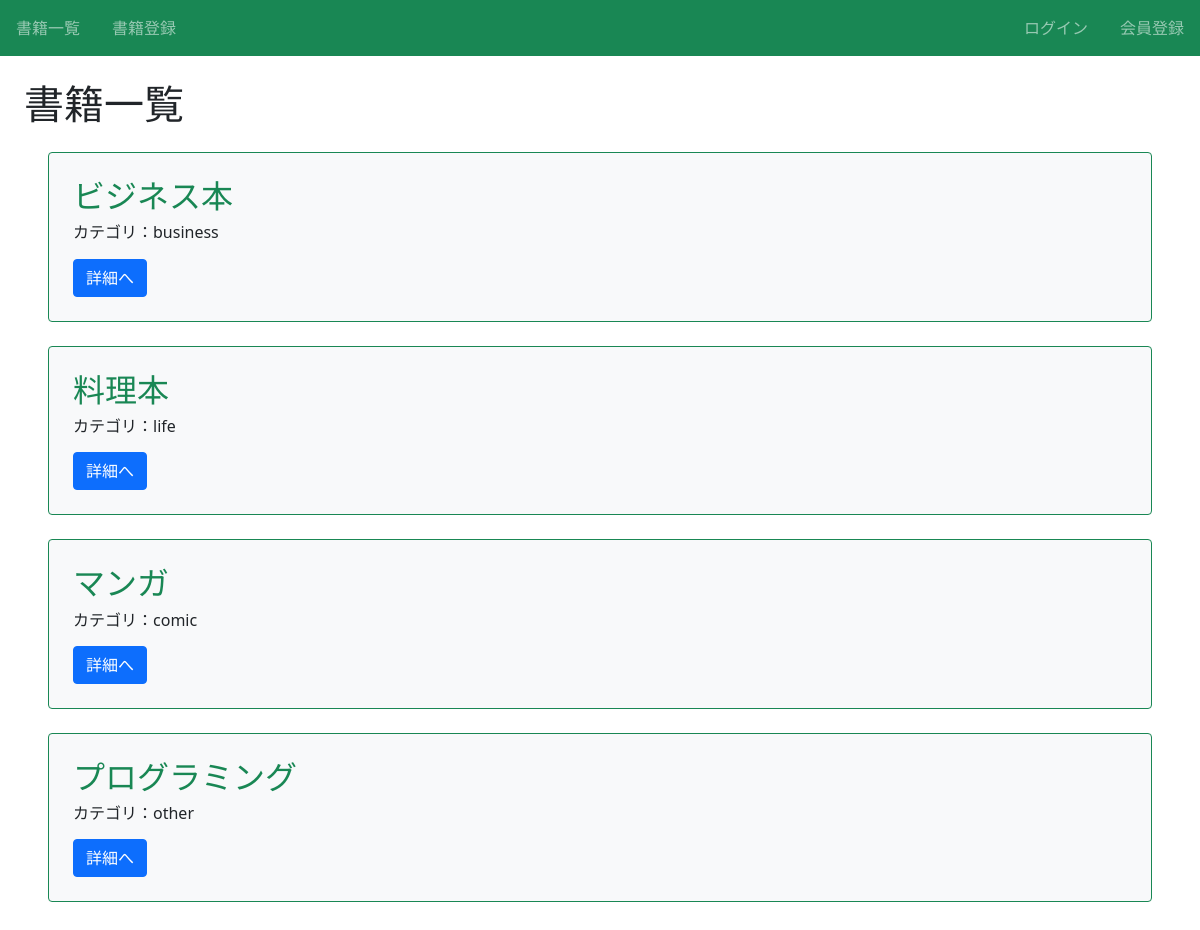
The app's page /book/, older data.
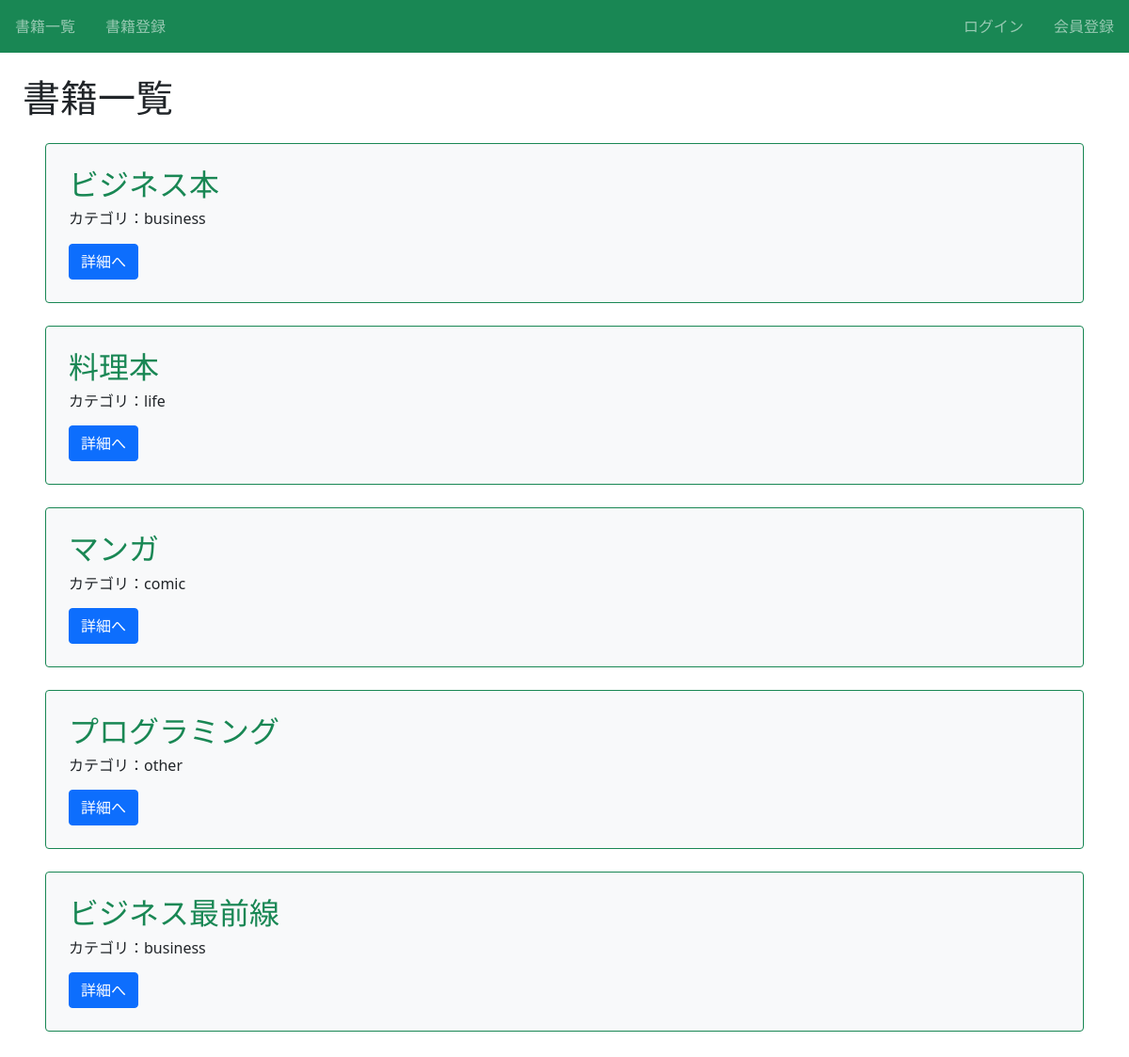
The same page, newer data.
### book/models.py (models this page shows, shortened)
class Book(models.Model):
  title     = models.CharField(max_length=100)
  text      = models.TextField()
  category  = models.CharField(
              max_length=100,
              choices = CATEGORY
              )

### book/views.py (the view)
# urls.py: path('book/', views.ListBookView.as_view(), name='list-book'),
class ListBookView(ListView):
  template_name = 'book/book_list.html'
  model = Book

### book/templates/book/book_list.html (shortened to what this page needs)
{% extends 'base.html' %}
{% block h1 %}書籍一覧{% endblock %}
{% block content %}
  {%for  item in object_list%}
      <div class="p-4 m-4 bg-light border border-success rounded">
        <h2 class="text-success">{{ item.title }}</h2>
        <h6>カテゴリ：{{ item.category }}</h6>
        <div class="mt-3">
          <a href="{% url 'detail-book' item.pk %}" class="btn btn-primary">詳細へ</a>
        </div>
      </div>
  {% endfor %}
{% endblock content %}

Row changes from the older to the newer data that the page shows:
added Book: title "ビジネス最前線", category "business"
